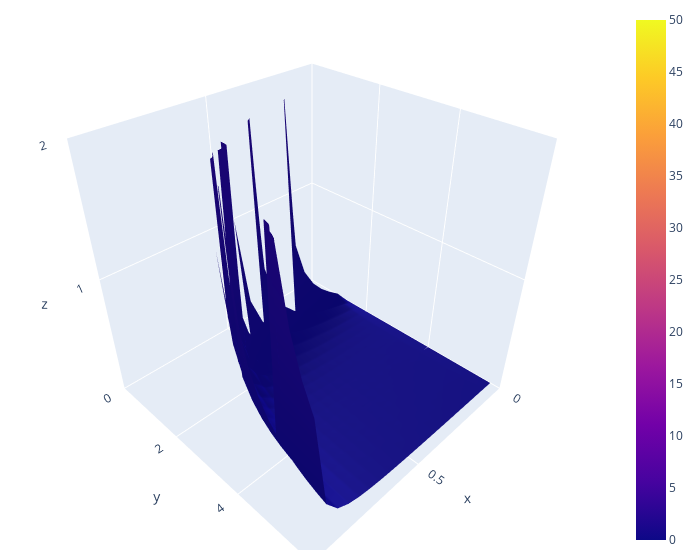

Source (notebook cell):
### Code cell
x = np.arange(0, 1., 0.05)
y = np.arange(1.0001, 6., .25)
x, y = np.meshgrid(x, y)
z = dist(x, y)

# Plot the surface.
import plotly.graph_objects as go
from plotly.offline import iplot
surface = go.Surface(x=x, y=y, z=z)
fig = go.Figure([surface])
fig.update_layout(scene = dict(
        xaxis = dict(nticks=4, range=[0,1],),
                     yaxis = dict(nticks=4, range=[0,6],),
                     zaxis = dict(nticks=4, range=[0,2],),),
                     width=700,
                     margin=dict(r=20, l=10, b=10, t=10))
iplot(fig)

### Figure 1 — Plotly figure (JSON) as saved in the notebook; plotly's stock layout.template omitted (floating-point values rounded to 4 significant figures; data arrays with more than 128 entries replaced by an {"elided": "..."} marker saying what was removed)
{"data": [{"type": "surface", "x": {"elided": "20x20 float values"}, "y": {"elided": "20x20 float values"}, "z": {"elided": "20x20 float values"}}], "layout": {"margin": {"b": 10, "l": 10, "r": 20, "t": 10}, "scene": {"xaxis": {"nticks": 4, "range": [0, 1]}, "yaxis": {"nticks": 4, "range": [0, 6]}, "zaxis": {"nticks": 4, "range": [0, 2]}}, "width": 700}}
